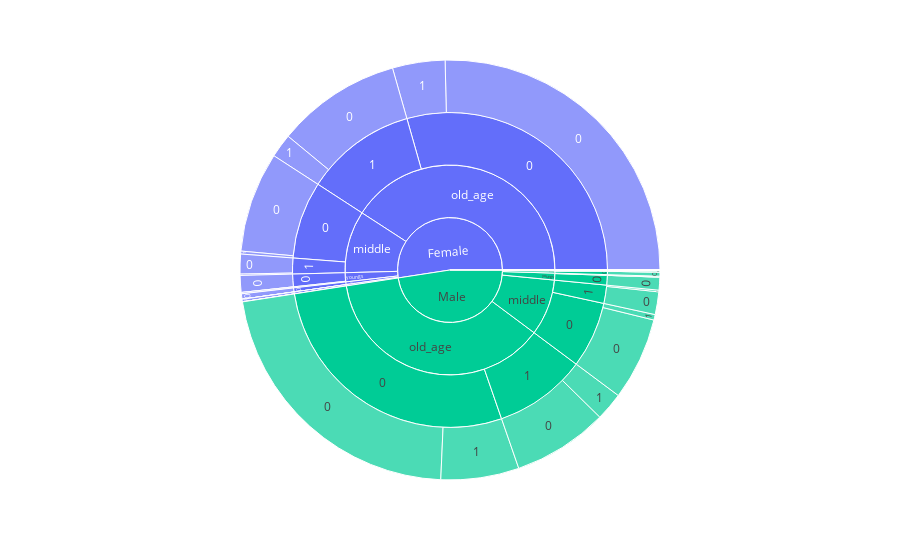

Notebook code cell kept with this figure:
### Code cell
#Draw sunbust on df clumns gender, diabetes_categorical, smoking_history


import plotly.express as px
fig = px.sunburst(
   df,
    path=['gender', 'age_cateogry','hypertension_categorical','heart_disease_categorical'],
    values= 'diabetes',
    color='gender',
    #  hover_data=['age_cateogry, 'hypertension_categorical']
)

# Show the Sunburst chart
fig.show()

### Figure 1 — Plotly figure (JSON) as saved in the notebook; plotly's stock layout.template omitted (floating-point values rounded to 4 significant figures)
{"data": [{"branchvalues": "total", "customdata": [["Female"], ["Female"], ["Other"], ["Male"], ["Female"], ["Other"], ["Male"], [null], ["Female"], ["Female"], ["Male"], ["Male"], [null], [null], [null], [null], [null], [null], ["Male"], ["Female"], ["Other"], ["Female"], ["Female"], ["Other"], ["Male"], ["Other"], ["Other"], ["Female"], ["Male"], ["Male"], [null], ["Female"], ["Male"], ["Female"], ["Male"], ["Female"], ["Male"], [null], [null], ["Male"], [null], ["Male"], [null], ["Other"], [null], ["Female"], ["Male"], ["Other"], ["Male"], ["Female"], ["Female"], ["Other"], [null], ["Male"], ["Male"], ["Female"], [null], [null], ["Male"], [null], ["Female"], ["Female"], ["Male"], ["Other"], ["Female"], ["Male"], ["Female"], ["Female"], [null], ["Other"], ["Other"], ["Female"], [null], ["Male"], ["Female"], ["Male"], ["Male"], ["Female"], ["Other"], ["Other"], ["Female"], [null], ["Male"], ["Male"], [null], [null], [null], ["Male"], ["Male"], [null], ["Male"], [null], ["Female"], ["Male"], ["Female"], [null], ["Male"], ["Other"], ["Female"], ["Male"], ["Other"], ["Female"], ["Male"], [null], ["Female"], ["Male"], ["Female"], ["Male"]], "domain": {"x": [0, 1], "y": [0, 1]}, "hovertemplate": "labels=%{label}<br>diabetes=%{value}<br>parent=%{parent}<br>id=%{id}<br>gender=%{customdata[0]}<extra></extra>", "ids": ["Female/children/0/0", "Female/youngs/0", "Other/teenagers/0", "Male/teenagers/0", "Female/teenagers/0", "Other/children/0", "Male/children/0", "Other/old_age/1/1", "Female/old_age/1/1", "Female/middle/1/1", "Male", "Male/youngs/1/1", "Female/youngs/1/1", "Male/teenagers/1/1", "Female/teenagers/1/1", "Other/children/1/1", "Male/children/1/1", "Female/children/1/1", "Male/youngs/0", "Female/old_age/0", "Other/old_age/0", "Female/children/1", "Female", "Other/old_age", "Male/old_age", "Other/middle", "Other/youngs", "Female/youngs", "Male/teenagers", "Male/children", "Other/old_age/0/1", "Female/children", "Male/old_age/1", "Female/old_age/1", "Male/middle/1", "Female/middle/1", "Male/youngs/1", "Other/teenagers/1", "Other/children/1", "Male/children/1", "Other/old_age/1", "Male/old_age/0/1", "Other/youngs/1/1", "Other", "Other/youngs/1/0", "Female/middle/1/0", "Male/middle/0/0", "Other/middle/0/0", "Male/youngs/0/0", "Female/old_age/0/0", "Female/youngs/0/0", "Other/teenagers/0/0", "Female/children/0/1", "Male/old_age/0/0", "Male/youngs/1/0", "Female/old_age/0/1", "Other/children/0/1", "Female/teenagers/0/1", "Male/teenagers/0/1", "Other/children/1/0", "Female/teenagers/0/0", "Female/youngs/0/1", "Male/youngs/0/1", "Other/old_age/0/0", "Female/middle/0/1", "Male/children/0/0", "Female/teenagers/1/0", "Female/middle/0/0", "Other/middle/1", "Other/teenagers", "Other/children", "Female/teenagers", "Other/youngs/1", "Male/youngs", "Female/middle", "Male/middle", "Male/teenagers/0/0", "Female/old_age", "Other/children/0/0", "Other/youngs/0/0", "Female/children/1/0", "Other/middle/0/1", "Male/children/1/0", "Male/middle/0/1", "Other/youngs/0/1", "Other/teenagers/0/1", "Other/teenagers/1/1", "Male/children/0/1", "Male/middle/1/1", "Other/middle/1/1", "Male/old_age/1/1", "Other/old_age/1/0", "Female/children/0", "Male/old_age/1/0", "Female/old_age/1/0", "Other/middle/1/0", "Male/middle/1/0", "Other/youngs/0", "Female/middle/0", "Male/middle/0", "Other/middle/0", "Female/youngs/1/0", "Male/old_age/0", "Other/teenagers/1/0", "Female/teenagers/1", "Male/teenagers/1", "Female/youngs/1", "Male/teenagers/1/0"], "labels": ["0", "0", "0", "0", "0", "0", "0", "1", "1", "1", "Male", "1", "1", "1", "1", "1", "1", "1", "0", "0", "0", "1", "Female", "old_age", "old_age", "middle", "youngs", "youngs", "teenagers", "children", "1", "children", "1", "1", "1", "1", "1", "1", "1", "1", "1", "1", "1", "Other", "0", "0", "0", "0", "0", "0", "0", "0", "1", "0", "0", "1", "1", "1", "1", "0", "0", "1", "1", "0", "1", "0", "0", "0", "1", "teenagers", "children", "teenagers", "1", "youngs", "middle", "middle", "0", "old_age", "0", "0", "0", "1", "0", "1", "1", "1", "1", "1", "1", "1", "1", "0", "0", "0", "0", "0", "0", "0", "0", "0", "0", "0", "0", "0", "1", "1", "1", "0"], "marker": {"colors": ["#636efa", "#636efa", "#EF553B", "#00cc96", "#636efa", "#EF553B", "#00cc96", "#ab63fa", "#636efa", "#636efa", "#00cc96", "#00cc96", "#ab63fa", "#ab63fa", "#ab63fa", "#ab63fa", "#ab63fa", "#ab63fa", "#00cc96", "#636efa", "#EF553B", "#636efa", "#636efa", "#EF553B", "#00cc96", "#EF553B", "#EF553B", "#636efa", "#00cc96", "#00cc96", "#ab63fa", "#636efa", "#00cc96", "#636efa", "#00cc96", "#636efa", "#00cc96", "#ab63fa", "#ab63fa", "#00cc96", "#ab63fa", "#00cc96", "#ab63fa", "#EF553B", "#ab63fa", "#636efa", "#00cc96", "#EF553B", "#00cc96", "#636efa", "#636efa", "#EF553B", "#ab63fa", "#00cc96", "#00cc96", "#636efa", "#ab63fa", "#ab63fa", "#00cc96", "#ab63fa", "#636efa", "#636efa", "#00cc96", "#EF553B", "#636efa", "#00cc96", "#636efa", "#636efa", "#ab63fa", "#EF553B", "#EF553B", "#636efa", "#ab63fa", "#00cc96", "#636efa", "#00cc96", "#00cc96", "#636efa", "#EF553B", "#EF553B", "#636efa", "#ab63fa", "#00cc96", "#00cc96", "#ab63fa", "#ab63fa", "#ab63fa", "#00cc96", "#00cc96", "#ab63fa", "#00cc96", "#ab63fa", "#636efa", "#00cc96", "#636efa", "#ab63fa", "#00cc96", "#EF553B", "#636efa", "#00cc96", "#EF553B", "#636efa", "#00cc96", "#ab63fa", "#636efa", "#00cc96", "#636efa", "#00cc96"]}, "name": "", "parents": ["Female/children/0", "Female/youngs", "Other/teenagers", "Male/teenagers", "Female/teenagers", "Other/children", "Male/children", "Other/old_age/1", "Female/old_age/1", "Female/middle/1", "", "Male/youngs/1", "Female/youngs/1", "Male/teenagers/1", "Female/teenagers/1", "Other/children/1", "Male/children/1", "Female/children/1", "Male/youngs", "Female/old_age", "Other/old_age", "Female/children", "", "Other", "Male", "Other", "Other", "Female", "Male", "Male", "Other/old_age/0", "Female", "Male/old_age", "Female/old_age", "Male/middle", "Female/middle", "Male/youngs", "Other/teenagers", "Other/children", "Male/children", "Other/old_age", "Male/old_age/0", "Other/youngs/1", "", "Other/youngs/1", "Female/middle/1", "Male/middle/0", "Other/middle/0", "Male/youngs/0", "Female/old_age/0", "Female/youngs/0", "Other/teenagers/0", "Female/children/0", "Male/old_age/0", "Male/youngs/1", "Female/old_age/0", "Other/children/0", "Female/teenagers/0", "Male/teenagers/0", "Other/children/1", "Female/teenagers/0", "Female/youngs/0", "Male/youngs/0", "Other/old_age/0", "Female/middle/0", "Male/children/0", "Female/teenagers/1", "Female/middle/0", "Other/middle", "Other", "Other", "Female", "Other/youngs", "Male", "Female", "Male", "Male/teenagers/0", "Female", "Other/children/0", "Other/youngs/0", "Female/children/1", "Other/middle/0", "Male/children/1", "Male/middle/0", "Other/youngs/0", "Other/teenagers/0", "Other/teenagers/1", "Male/children/0", "Male/middle/1", "Other/middle/1", "Male/old_age/1", "Other/old_age/1", "Female/children", "Male/old_age/1", "Female/old_age/1", "Other/middle/1", "Male/middle/1", "Other/youngs", "Female/middle", "Male/middle", "Other/middle", "Female/youngs/1", "Male/old_age", "Other/teenagers/1", "Female/teenagers", "Male/teenagers", "Female/youngs", "Male/teenagers/1"], "type": "sunburst", "values": [17, 110, 0, 28, 35, 0, 12, 0, 155, 9, 4035, 0, 0, 0, 0, 0, 0, 0, 84, 2495, 0, 0, 4447, 0, 3170, 0, 0, 119, 28, 12, 0, 17, 805, 969, 159, 138, 6, 0, 0, 0, 0, 510, 0, 0, 0, 129, 540, 0, 84, 2152, 110, 0, 0, 1855, 6, 343, 0, 0, 0, 0, 35, 0, 0, 0, 19, 11, 0, 655, 0, 0, 0, 35, 0, 90, 812, 735, 28, 3464, 0, 0, 0, 0, 0, 36, 0, 0, 0, 1, 11, 0, 183, 0, 17, 622, 814, 0, 148, 0, 674, 576, 0, 9, 2365, 0, 0, 0, 9, 0]}], "layout": {"legend": {"tracegroupgap": 0}, "margin": {"t": 60}}}
